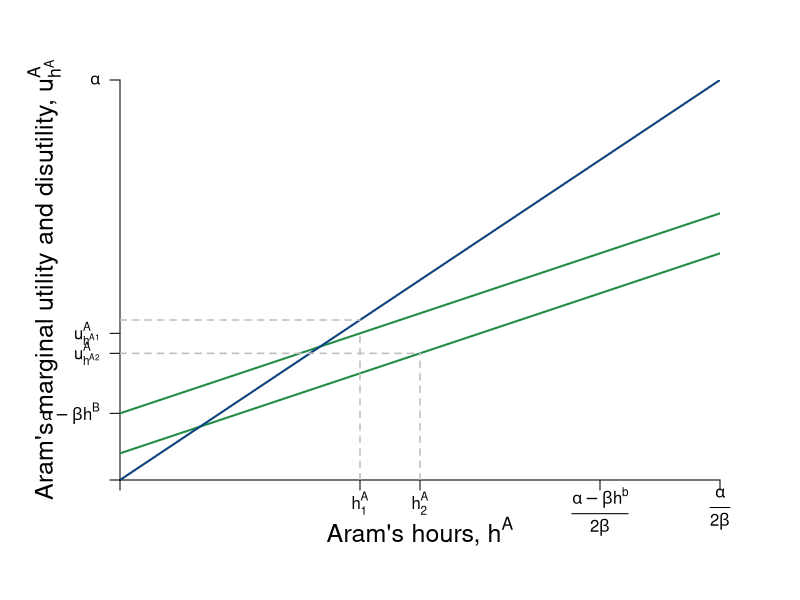

Write R code to recreate this figure. (Note: this script raises an error after producing the figure.)
require(shape)
pdf(file = "coordination_failures/marginal_benefit_cost_positive.pdf", width = 9, height = 7)

#Set parameters for graphics
axislabelsize <- 1.5
graphlinewidth <- 2
segmentlinewidth <- 1.5

COL <- c("#7fc97f", "#beaed4", "#fdc086", "#ffff99", "#386cb0", "#f0027f", "#bf5b17", "#666666")
COLA <- c("#99d8c9","#66c2a4","#41ae76", "#238b45", "#005824")
COLB <- c("#4eb3d3", "#2b8cbe", "#0868ac","#084081")

par(mar =  c(6, 6, 4, 4))

MBenefit <- function(ea, eb = 12, alpha = 2, beta = -0.25) {
  (alpha - beta*eb - 2*beta*ea)
}

MCost <- function(ea, slope = 1, intercept = 0){
  slope*ea
}


xlims <- c(0, 30)
ylims <- c(0, 30)

npts <- 501 
x <- seq(xlims[1], xlims[2], length.out = npts)
y <- seq(ylims[1], ylims[2], length.out = npts) 
a <- c(12, 46.08, 90)

plot(0, 0, xlim = xlims, ylim = ylims, type = "n",
     xlab = expression(paste("")),
     ylab = expression(paste("")), 
     xaxt = "n", 
     yaxt = "n", 
     cex.lab = axislabelsize, 
     bty = "n",
     xaxs="i", 
     yaxs="i")

# ticksy <- seq(from = 0, to = ylims[2], by = 2)
# ylabels <- seq(from = 0, to = ylims[2], by = 2)
# ticksx <- seq(from = 0, to = xlims[2], by = 2)
# xlabels <- seq(from = 0, to = xlims[2], by = 2)
ticksy <- c(0, MBenefit(12), MBenefit(15, eb = 0), MBenefit(ea = 0), ylims[2])
ylabels <- c(NA, expression(paste(u[h^A1]^A)), expression(paste(u[h^A2]^A)), expression(paste(alpha - beta*h^B)), expression(paste(alpha)))
ticksx <- c(0, 12, 15, 24, xlims[2])
xlabels <- c(NA, expression(paste(h[1]^A)), expression(paste(h[2]^A)), expression(paste(frac(alpha - beta*h^b,2*beta) )), expression(paste(frac(alpha,2*beta) )))

axis(1, at = ticksx, pos = 0, labels = FALSE)
axis(2, at = ticksy, pos = 0, labels = ylabels, las = 1)
text(x = c(0, 12, 15, 24, xlims[2]), par("usr")[3] - 0.4, labels = xlabels, srt = 0, pos = 1, xpd = TRUE)

mtext(expression(paste("Aram's hours, ", h^A)), side=1, line = 2.5, cex = axislabelsize)
text(-3.8, 0.5*ylims[2], expression(paste("Aram's marginal utility and disutility, ", u[h^A]^A)), xpd = TRUE, cex = axislabelsize, srt = 90) 

npts <- 500 
xx1 <- seq(xlims[1], xlims[2], length.out = npts)
xx2 <- seq(4, 8, length.out = npts)

lines(xx1, MBenefit(xx1, eb = 12), col = COLA[4], lwd = graphlinewidth)
lines(xx1, MBenefit(xx1, eb = 0), col = COLA[4], lwd = graphlinewidth)
lines(xx1, MCost(xx1), col = COLB[4], lwd = graphlinewidth)
#lines(xx1, indiffA(xx1, ua = 46.08), col = COLA[4], lwd = graphlinewidth)
#lines(xx2, mrsA(xx2), col = "gray", lwd = graphlinewidth, lty = 2)


#segments(0, 18, xlims[2], 18, lty = 2, col =  COLB[3] , lwd = segmentlinewidth)

#segments(0, 6, xlims[2], 6, lty = 2, col = COLB[3] , lwd = segmentlinewidth)

#For NE hours = 12
segments(0, 12, 12, 12, lty = 2, col =  "gray", lwd = segmentlinewidth)
segments(12, 0, 12, MBenefit(12), lty = 2, col = "gray", lwd = segmentlinewidth)

#For P-efficient hours = 10
segments(0, MBenefit(15, eb = 0), 15, MBenefit(15, eb = 0), lty = 2, col = "gray" , lwd = segmentlinewidth)
segments(15, 0, 15, MBenefit(15, eb = 0),  lty = 2, col = "gray" , lwd = segmentlinewidth)


#segments(4.11765, 6.17647, 5.88, 8.88, lty = 1, col = COL[2] , lwd = graphlinewidth)
# text(9.5, 30, expression(paste("Slope at ", (list(e^A, y^A)) == (list(6, 28)), " is ", e^A == 6)))

text(10, 26, expression(paste("Marginal Benefit")), cex = labelsize)
text(10, 24.5, expression(paste(mb^A== alpha - 2*beta*h^A )), cex = labelsize)
text(10, 23, expression(paste("when, ", h^B== 0 )), cex = labelsize)
#text(2, 12.5, expression(paste(mb[3]^A == alpha, " when ", h^b == 0)), cex = labelsize)
#text(0.7, 4.5, expression(paste(mb[1]^A)), cex = labelsize)

text(24, 18.9, expression(paste("Marginal Disutility, ", mc^A == h^A)), cex = labelsize)
#text(24, 16, expression(paste("Marginal Disutility", phantom() == h[2]^A)), cex = labelsize)

text(24, 15, expression(paste("Marginal Benefit ")), cex = labelsize)
text(24, 13.5, expression(paste(mb^A == alpha - beta*h^B - 2*beta*h^A)), cex = labelsize)
text(24, 12, expression(paste("when, ", h^B > 0 )), cex = labelsize)
Arrows(21.5, 12.5, 17, 8, col = "black", lty = 1, lwd = 2, arr.type = "triangle", arr.lwd = 0.5)


# text(3, 11, expression(paste(alpha, " increases, or ")), cex = labelsize)
# text(3, 10.5, expression(paste(h^B, " decreases")), cex = labelsize)
# 
# Arrows(1.5, 7.5, 1.5, 4.5, col = "black", lty = 1, lwd = 2, arr.type = "triangle", arr.lwd = 0.5)
# text(3, 5.5, expression(paste(alpha, " decreases, or ")), cex = labelsize)
# text(3, 5, expression(paste(h^B, " increases")), cex = labelsize)

# segments(28, 0, 28, 12, lty = 2, col = "gray" , lwd = segmentlinewidth)
points(12, 12, pch = 16, col = "black", cex = 1.5)
text(12 + 0.75, 12, expression(paste(f)), cex = labelsize)
# 
# segments(16, 0, 16, 18, lty = 2, col = "gray" , lwd = segmentlinewidth)
points(15, 15, pch = 16, col = "black", cex = 1.5)
text(15 + 0.75, 15, expression(paste(g)), cex = labelsize)
# 
# segments(40, 0, 40,  MBenefit(40), lty = 2, col = "gray" , lwd = segmentlinewidth)
# points(40, MBenefit(40), pch = 16, col = "black", cex = 1.5)
# text(40 + 0.75, MBenefit(40) + 0.75, expression(paste(e)), cex = labelsize)

#Label the iso-welfare functions for the HG, Aisha
text(9.7, 60, expression(u[1]^A))
text(7.6, 60, expression(u[2]^A))
text(4.8, 60, expression(u[3]^A))



dev.off()
